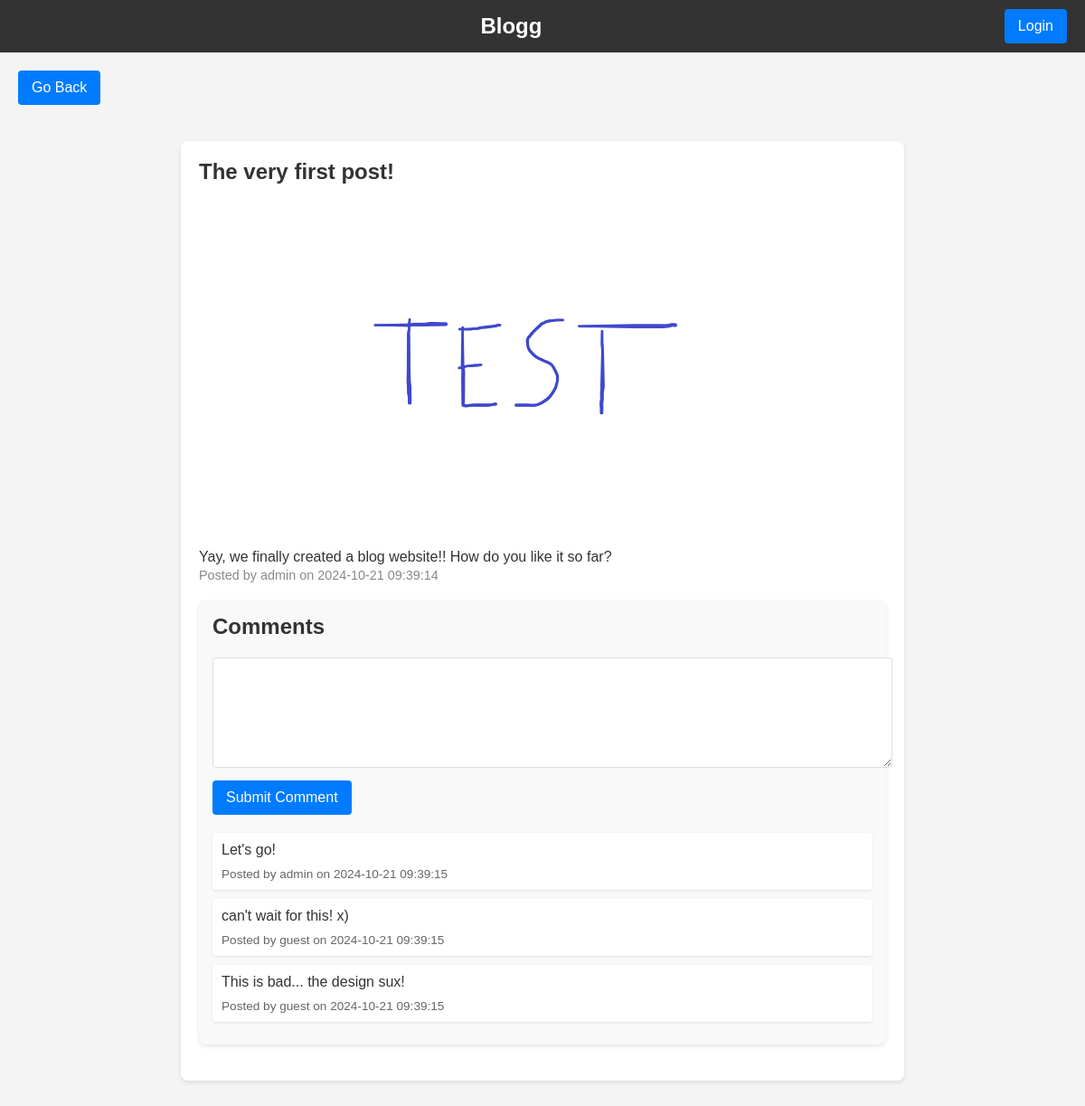
/post/1, run on an earlier commit of the app's database.
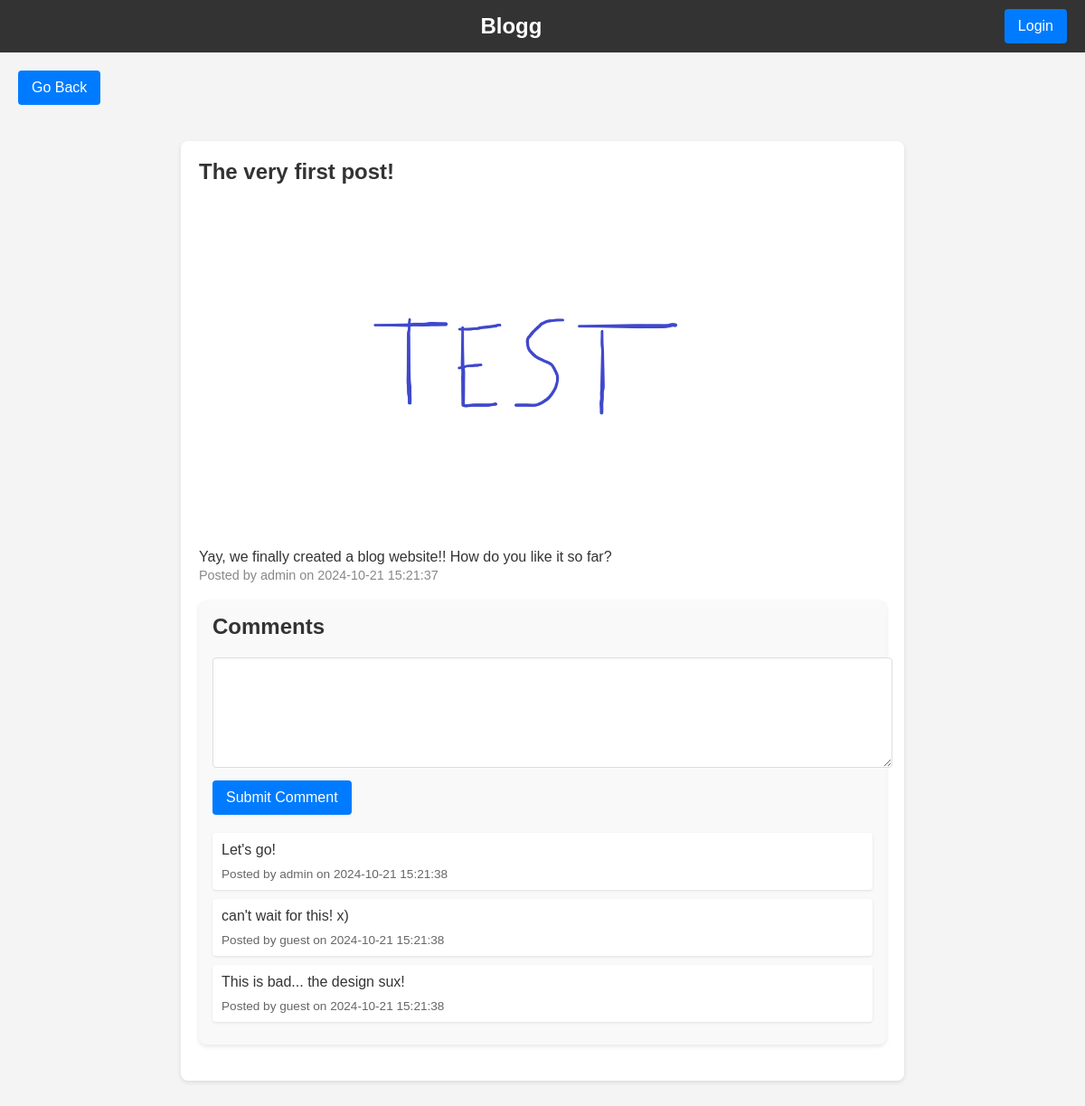
And on a later commit of the database.
### tables this page shows
CREATE TABLE posts (
    id INTEGER PRIMARY KEY AUTOINCREMENT,
    title TEXT NOT NULL,
    content TEXT NOT NULL,
    image TEXT,
    created TIMESTAMP NOT NULL DEFAULT CURRENT_TIMESTAMP,
    user_id INTEGER,
    FOREIGN KEY(user_id) REFERENCES users(id)
);

CREATE TABLE users (
    id INTEGER PRIMARY KEY AUTOINCREMENT,
    username TEXT NOT NULL,
    password TEXT NOT NULL,
    is_admin BOOLEAN NOT NULL DEFAULT 0,
    created TIMESTAMP NOT NULL DEFAULT CURRENT_TIMESTAMP
);

CREATE TABLE comments (
    id INTEGER PRIMARY KEY AUTOINCREMENT,
    content TEXT NOT NULL,
    created TIMESTAMP NOT NULL DEFAULT CURRENT_TIMESTAMP,
    post_id INTEGER,
    user_id INTEGER,
    FOREIGN KEY(post_id) REFERENCES posts(id),
    FOREIGN KEY(user_id) REFERENCES users(id)
);

### app/app.py (the view)
@app.route('/post/<int:post_id>', methods=['GET', 'POST'])
def post(post_id):
    conn = get_db_connection()
    post = get_post(post_id)
    comments = get_comments(post_id)
    conn.close()
    return render_template('post.html', post=post, comments=comments)

### app/app.py (called while the page is built)
def get_db_connection():
    conn = sqlite3.connect(DATABASE)
    conn.row_factory = sqlite3.Row
    return conn

def get_post(post_id):
    conn = get_db_connection()
    post = conn.execute('''
        SELECT posts.id, posts.title, posts.content, posts.created, posts.image, users.username
        FROM posts
        JOIN users ON posts.user_id = users.id
        WHERE posts.id = ?
    ''', (post_id,)).fetchone()
    conn.close()
    return post

def get_comments(post_id):
    conn = get_db_connection()
    comments = conn.execute('''
        SELECT comments.id, comments.content, comments.created, users.username
        FROM comments
        JOIN users ON comments.user_id = users.id
        WHERE comments.post_id = ?
        ORDER BY comments.created DESC
    ''', (post_id,)).fetchall()
    conn.close()
    return comments

### app/templates/post.html (shortened to what this page needs)
<!DOCTYPE html>
<html lang="en">
<head>
    <link rel="stylesheet" href="{{ url_for('static', filename='styles.css') }}">
</head>
<body>
    <div id="header-bar">
        <nav>
            <div id="logo">
                <a href="{{ url_for('index') }}">Blogg</a>
            </div>
            <div id="login-button-container">
                {% if 'username' in session %}
                    <span class="username-display">{{ session['username'] }}</span>
                    <a href="{{ url_for('logout') }}" class="btn">Logout</a>
                {% else %}
                    <a href="{{ url_for('login') }}" class="btn">Login</a>
                {% endif %}
            </div>
        </nav>
    </div>
    <div class="back-button-container">
        <a href="{{ url_for('index') }}" class="btn">Go Back</a>
    </div>
    <div id="post-container">
        <article class="post">
            <h1 class="post-title">{{ post['title'] }}</h1>
            {% if post['image'] %}
            <div class="post-image">
                <img src="{{ url_for('static', filename='images/' + post['image']) }}" alt="Post Image">
            </div>
            {% endif %}
            <div class="post-content">{{ post['content'] }}</div>
            <div class="post-meta">Posted by {{ post['username'] }} on {{ post['created'] }}</div>
            <div class="comments-section">
                <h2>Comments</h2>
                <form method="post" action="{{ url_for('add_comment', post_id=post['id']) }}">
                    <textarea name="comment_content" required></textarea>
                    <input type="submit" value="Submit Comment" class="btn">
                </form>
                {% for comment in comments %}
                    <div class="comment">
                        <p class="comment-content">{{ comment['content'] }}</p>
                        <div class="comment-meta">
                            Posted by {{ comment['username'] }} on {{ comment['created'] }}
                        </div>
                    </div>
                {% endfor %}
            </div>
        </article>
    </div>
</body>
</html>

### app/static/styles.css (style rules this page uses)
body { font-family: 'Arial', sans-serif; margin: 0; padding: 0; background-color: #f4f4f4; color: #333; }
a { text-decoration: none; color: #007bff; }
#header-bar nav { display: flex; justify-content: space-between; align-items: center; background-color: #333; color: #fff; padding: 10px 20px; text-align: center; }
#header-bar #logo { font-size: 24px; font-weight: bold; flex: 1; }
#header-bar #logo a { color: #fff; text-decoration: none; }
#header-bar #login-button-container { margin-left: auto; }
#post-container { padding: 20px; max-width: 800px; margin: auto; }
.post { background-color: #fff; padding: 20px; border-radius: 8px; box-shadow: 0 2px 5px rgba(0,0,0,0.1); margin-bottom: 20px; }
.post-title { margin-top: 0; }
.post-meta { color: #888; font-size: 0.9em; margin-bottom: 20px; }
.post-content { line-height: 1.6; }
.comments-section { background-color: #f9f9f9; padding: 15px; border-radius: 8px; box-shadow: 0 2px 5px rgba(0,0,0,0.1); margin-bottom: 20px; }
.comments-section h2 { margin-top: 0; margin-bottom: 15px; }
.comment { padding: 10px; margin-bottom: 10px; background-color: #fff; border-radius: 4px; box-shadow: 0 1px 3px rgba(0,0,0,0.1); }
.comment-content { margin: 0; color: #333; }
.comment-meta { margin-top: 10px; font-size: 0.85em; color: #666; }
.comments-section form { margin-top: 20px; margin-bottom: 20px; }
.comments-section textarea { width: 100%; height: 100px; margin-bottom: 10px; border: 1px solid #ddd; border-radius: 4px; padding: 10px; }
.back-button-container { margin: 20px; text-align: left; }
.btn, .btn:link, .btn:visited, .btn:hover, .btn:active { display: inline-block; background-color: #007bff; color: white; padding: 10px 15px; text-align: center; border-radius: 4px; text-decoration: none; font-size: 16px; transition: background-color 0.3s ease; border: none; outline: none; }
.post-image img { max-width: 100%; height: auto; border-radius: 8px; margin-top: 20px; }

What changed in the data, as far as the page shows it:
changed posts "The very first post!": created "2024-10-21 09:39:14" → "2024-10-21 15:21:37"
changed comments "Let's go!": created "2024-10-21 09:39:15" → "2024-10-21 15:21:38"
changed comments "can't wait for this! x)": created "2024-10-21 09:39:15" → "2024-10-21 15:21:38"
changed comments "This is bad... the design sux!": created "2024-10-21 09:39:15" → "2024-10-21 15:21:38"
